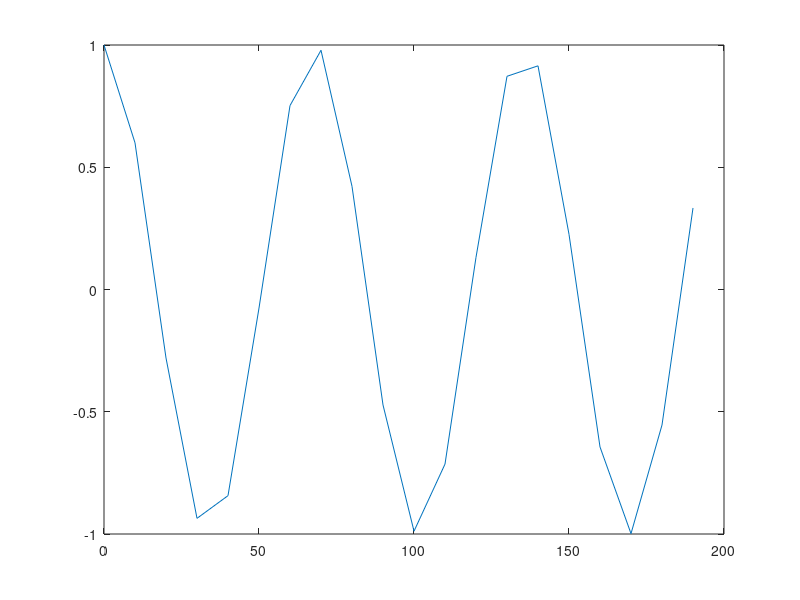

This figure's MATLAB source:
%Test script for the Newmark Beta-method:
%Problem is d^2y/dt^2=F(y,t);

%Let's try y"=-k*y
clear all;
close all;
k=0.01;

f = @(y) -k*y;

Beta = 0.25;

u0 = 1;
v0 = 0;

dt=10;
T = 200;
t=0:dt:T;
Nt=floor(T/dt);


v(1) = v0;
u(1) = u0;
acc(1) = f(u(1));
for i=2:Nt
    u(i) = (1/(1+Beta*dt^2*k))*(u(i-1)+dt*v(i-1)+((1-2*Beta)/2)*dt^2*acc(i-1));
    acc(i) = f(u(i));
    v(i) = v(i-1)+dt/2*(acc(i-1)+acc(i));
end
plot(t(1:(end-1)),u);